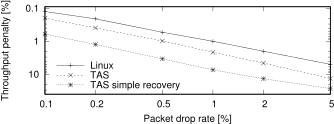

Write gnuplot code to recreate this figure.
load "../header.gnuplot"
set ylabel "Throughput penalty [%]"
set xlabel "Packet drop rate [%]"
set logscale xy
#set xrange [0.1:6]
set yrange [40:0.09] reverse
set xtics (.1, .2, .5, 1, 2, 5)
set key left bottom Left reverse
set boxwidth 0.25

plot \
  'results_linux.dat' using ($2*100):((1-$3/1176612477)*100) every ::1 \
    title 'Linux' with linespoints pt 1, \
  'results_fn_new.dat' using ($2*100):((1-$3/1176916273)*100) every ::1 \
    title 'TAS' with linespoints pt 2, \
  'results_fn.dat' using ($2*100):((1-$3/1176914329)*100) every ::1 \
    title 'TAS simple recovery' with linespoints pt 3
